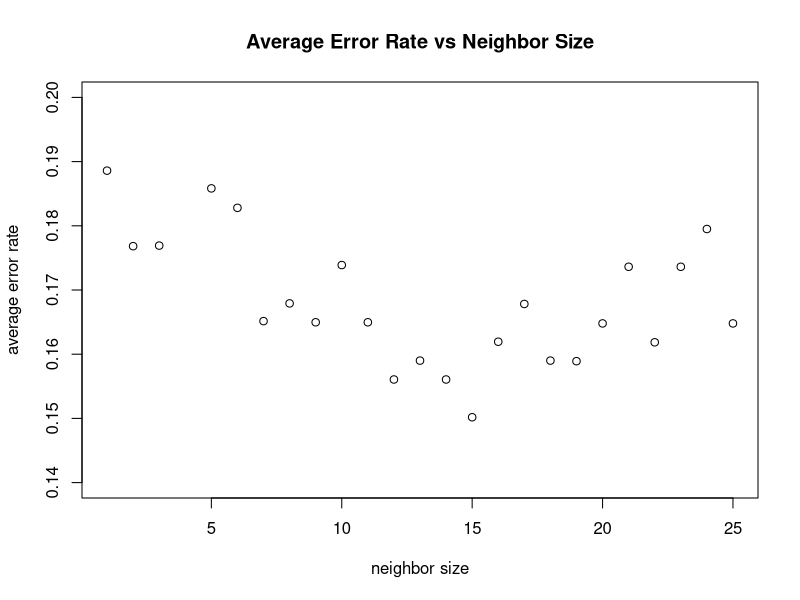
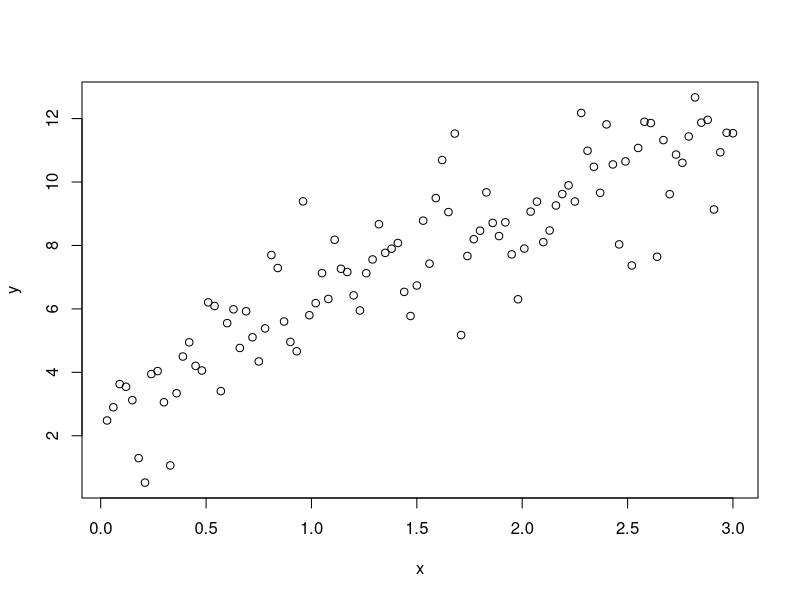
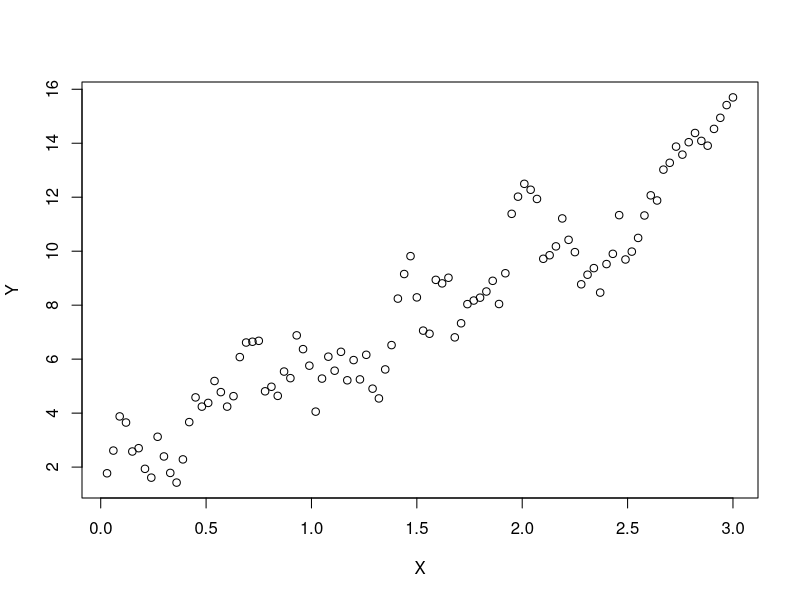
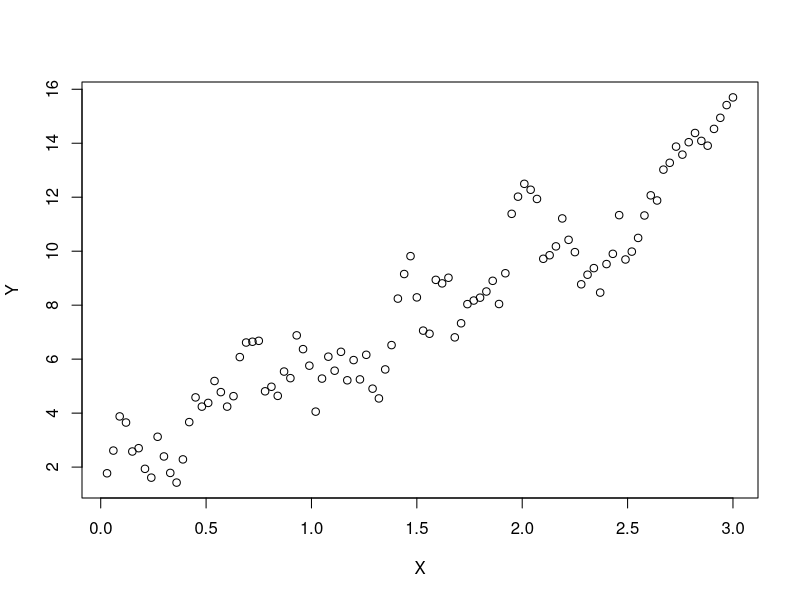

Source code (R) for these figures, in order:
## ---- chunk 1
knitr::opts_chunk$set(echo = TRUE)
library(MASS) # for LDA lda()
library(class) # for NearestNeighbors knn()
library(knitr) # for kable
library(boot) # for bootstrap
## ---- chunk 2

#import and view data
ozo = read.table(file="ozo.txt",header=TRUE,row.names=1)
attach(ozo)

#plot(vh,wind,col=humidity,pch=19) #looking at data


set.seed(2) # for analysis reproducibility in case of random neighbor tie - breaking
# Note: possible that a bad seed will cause a confusion matrix to bcomee degenerate
# if all predictions are only one of TRUE or FALSE. 
# Due to how it was coded, this can pass a subtle error.


#The first step is to figure out how to divide into k parts. 
#There are many ways to do this. 
#One trick is to randomize the order of the rows, and then 
#take contiguous chunks:
n = dim(ozo)[1]
ozor = ozo[sample(1:n,n,replace=FALSE),]
k = 10 #cross validation order
j.breaks = seq(1,by = I(n/k),length.out=I(k+1))
j.breaks[I(k+1)] = n
train.d = vector("list",k); test.d = vector("list",k)
for(i in 1:k){
  jj = j.breaks[i]:j.breaks[i+1]
  test.d[[i]] = ozor[jj,]
  train.d[[i]] = ozor[-jj,] 
}

#  initialize error vector
errorRate_list <- 1:k 

## ---- chunk 3

## Logistic Regression 

for(i in 1:k){
 
  train.frame <- train.d[[i]] #train on    train.d[i]
  test.frame <- test.d[[i]]
  
#  attach(train.frame)   #unnecessary
  
  #build model
  logmodel <- glm( HO ~ . , data = train.frame, family=binomial)
  #model_list[i] <- logmodel
  
  # test on   test.frame
  predictions <- round(predict(logmodel, newdata = test.frame, type="response"))
  
    for(j in 1:length(predictions)) {
      if (predictions[j] == 1) {predictions[j] = "TRUE"} else { predictions[j] = "FALSE"}
    } 
  
  confusionMatrix <- table(predictions, test.frame$HO)
  #print(confusionMatrix)
  
  errorRate_list[i] <- (confusionMatrix[2] + confusionMatrix[3])/(sum(confusionMatrix))
  # confusion matrix is a list of 2-dim vectors, this picks out the off diagonal (error) terms
  
}

#overall error rate of logistic regression 
errorRate_logistic <- sum(errorRate_list)/k

## ---- chunk 4

## LDA 

for(i in 1:k){
  
  train.frame <- train.d[[i]] #train on    train.d[i]
  test.frame <- test.d[[i]]
  
  #  attach(train.frame)   #unnecessary
  
  #build model
  lda.fit <- lda( HO ~ . , data = train.frame)
  #model_list[i] <- logmodel
  
  # test on   test.frame
  lda.pred=predict(lda.fit, test.frame)

  predictions <- lda.pred$class # class = predictions from the lda model predict() function
  
  confusionMatrix <- table(predictions, test.frame$HO)
  #print(confusionMatrix)
  
  errorRate_list[i] <- (confusionMatrix[2] + confusionMatrix[3])/(sum(confusionMatrix))
  # confusion matrix is a list of 2-dim vectors, this picks out the off diagonal (error) terms
  
}

#overall error rate of LDA 
errorRate_lda <- sum(errorRate_list)/k

## ---- chunk 5

## K Nearest Neighbors 

    #OPTIMISING KNN
    MaxNeighborSize = 25
    errorRate_N = 1:MaxNeighborSize # vector of KNN error rates to find optimal neighbor size
    
    for(N in 1:MaxNeighborSize){
      neighbor = N
      for(i in 1:k){
        
        train.frame <- train.d[[i]] #train on    train.d[i]
        test.frame <- test.d[[i]]
        
        predictions = knn(train.frame, test.frame, train.frame$HO , k=neighbor)
        
        confusionMatrix <- table(predictions, test.frame$HO)
        #    print(confusionMatrix)
        
        errorRate_list[i] <- (confusionMatrix[2] + confusionMatrix[3])/(sum(confusionMatrix))
        # confusion matrix is a list of 2-dim vectors, this picks out the off diagonal (error) terms
        
      }
      errorRate_N[N] <- sum(errorRate_list)/k
    }
    inputs = 1:MaxNeighborSize
    errors = errorRate_N
    
    error_v_neighbor_plot <- plot(x = inputs, y = errors, ylim=c(0.14,.2), main = "Average Error Rate vs Neighbor Size", xlab = "neighbor size" , ylab = "average error rate")  # visual inspection of error vs neighbor size.

    
    # optimalSize reports the minimal error choice.
    optimalSize <- inputs[which.min(errors)]

# Compute KNN predictions

# Fix number of nearest neighbors 'neighbor' 
neighbor = optimalSize

for(i in 1:k){
  
  train.frame <- train.d[[i]] #train on    train.d[i]
  test.frame <- test.d[[i]]
  
  predictions = knn(train.frame, test.frame, train.frame$HO ,k=neighbor)
  
  confusionMatrix <- table(predictions, test.frame$HO)
  #print(confusionMatrix)
  
  errorRate_list[i] <- (confusionMatrix[2] + confusionMatrix[3])/(sum(confusionMatrix))
  # confusion matrix is a list of 2-dim vectors, this picks out the off diagonal (error) terms
  
}

errorRate_knn <- sum(errorRate_list)/k
    
## ---- chunk 6

comparison_table <-  matrix(
    data = c(errorRate_logistic, "", errorRate_lda, "", errorRate_knn, paste("k =", optimalSize, sep = " ") ) , 
    nrow=2, ncol=3)
colnames(comparison_table) <- c("Logistic Regression", "LDA", "k Nearest Neighbors")
rownames(comparison_table) <- c("Average Error Rates", "Optimal Parameters")
## ---- chunk 7
#set.seed(1)

error = rt(n = 100, df = 3)
x = 1:100
for (i in 1:100){
  
  x[i] = i*3/100;
  
}
y = 3 + 3*x + error

xyplot <- plot(x,y)
## ---- chunk 8

model <- lm(y~x)
modelfit <- summary(model)
t.dist_se <- modelfit$coefficients[2,2]

modelcoefficients <- kable(modelfit$coefficients)

xy <- data.frame(x,y)

t.func = function(data,b,formula){  
# b is the random indexes for the bootstrap sample
	d = data[b,] 
# returns the beta coefficient
	return(lm(d[,1]~d[,2], data = d)$coef[2])  
	}

bootfit <- boot(data = xy, statistic = t.func, R = 100)

## ---- chunk 9
(bootfit)
## ---- chunk 10

delta = rnorm(100,0,1)
ep = 1:100
ep[1] = delta[1]
rho = .79

for(i in 2:100){
  ep[i] = rho*ep[i-1]+delta[i] 
}

X = 1:100
for (i in 1:100){
  X[i] = i*3/100;
}
Y = 3 + 3*X + ep

XYplot <- plot(X,Y)


model.correl <- lm(Y~X)
fit.correl <- summary(model.correl)

model.correl_se <- fit.correl$coefficients[2,2]

model.correl_coefficients <- kable(fit.correl$coefficients)


XY <- data.frame(X,Y)

boot.correl <- boot(data = XY, statistic = t.func, R = 100)

## ---- chunk 11
XYplot <- plot(X,Y)

## ---- chunk 12
(boot.correl)
